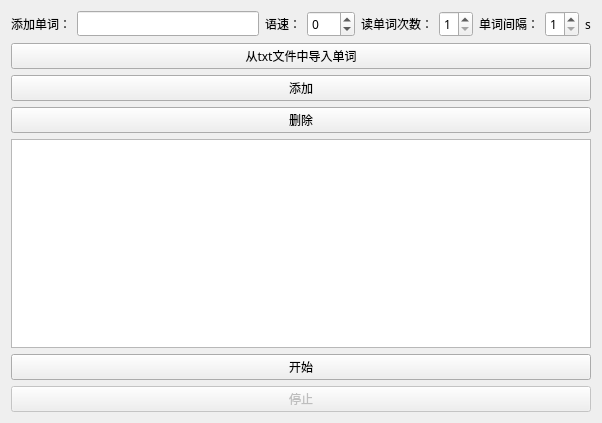
<?xml version="1.0" encoding="UTF-8"?>
<ui version="4.0">
 <class>Widget</class>
 <widget class="QWidget" name="Widget">
  <property name="geometry">
   <rect>
    <x>0</x>
    <y>0</y>
    <width>602</width>
    <height>423</height>
   </rect>
  </property>
  <property name="font">
   <font>
    <family>YaHei Consolas Hybrid</family>
   </font>
  </property>
  <property name="windowTitle">
   <string>ReciteWord</string>
  </property>
  <layout class="QGridLayout" name="gridLayout">
   <item row="0" column="2">
    <widget class="QLabel" name="qsbSpeed">
     <property name="text">
      <string>语速：</string>
     </property>
    </widget>
   </item>
   <item row="2" column="0" colspan="9">
    <widget class="QPushButton" name="btnAddWord">
     <property name="text">
      <string>添加</string>
     </property>
    </widget>
   </item>
   <item row="0" column="8">
    <widget class="QLabel" name="label_2">
     <property name="text">
      <string>s</string>
     </property>
    </widget>
   </item>
   <item row="5" column="0" colspan="9">
    <widget class="QPushButton" name="btnStart">
     <property name="text">
      <string>开始</string>
     </property>
    </widget>
   </item>
   <item row="3" column="0" colspan="9">
    <widget class="QPushButton" name="btnDeleteWord">
     <property name="text">
      <string>删除</string>
     </property>
    </widget>
   </item>
   <item row="6" column="0" colspan="9">
    <widget class="QPushButton" name="btnStop">
     <property name="enabled">
      <bool>false</bool>
     </property>
     <property name="text">
      <string>停止</string>
     </property>
    </widget>
   </item>
   <item row="0" column="4">
    <widget class="QLabel" name="label_3">
     <property name="text">
      <string>读单词次数：</string>
     </property>
    </widget>
   </item>
   <item row="0" column="1">
    <widget class="QLineEdit" name="qleAddWord"/>
   </item>
   <item row="0" column="0">
    <widget class="QLabel" name="qsbSpeed_2">
     <property name="text">
      <string>添加单词：</string>
     </property>
    </widget>
   </item>
   <item row="0" column="7">
    <widget class="QSpinBox" name="spEveryWord">
     <property name="minimum">
      <number>1</number>
     </property>
     <property name="maximum">
      <number>8</number>
     </property>
    </widget>
   </item>
   <item row="4" column="0" colspan="9">
    <widget class="QTableWidget" name="tableWidget"/>
   </item>
   <item row="0" column="6">
    <widget class="QLabel" name="label">
     <property name="text">
      <string>单词间隔：</string>
     </property>
    </widget>
   </item>
   <item row="0" column="5">
    <widget class="QSpinBox" name="spReadTimes">
     <property name="minimum">
      <number>1</number>
     </property>
     <property name="maximum">
      <number>4</number>
     </property>
    </widget>
   </item>
   <item row="0" column="3">
    <widget class="QSpinBox" name="spSpeedVoice">
     <property name="minimum">
      <number>-50</number>
     </property>
     <property name="maximum">
      <number>100</number>
     </property>
    </widget>
   </item>
   <item row="1" column="0" colspan="9">
    <widget class="QPushButton" name="btnAddbyTxt">
     <property name="text">
      <string>从txt文件中导入单词</string>
     </property>
    </widget>
   </item>
  </layout>
 </widget>
 <layoutdefault spacing="6" margin="11"/>
 <resources/>
 <connections>
  <connection>
   <sender>btnAddWord</sender>
   <signal>clicked()</signal>
   <receiver>Widget</receiver>
   <slot>AddWord()</slot>
   <hints>
    <hint type="sourcelabel">
     <x>381</x>
     <y>20</y>
    </hint>
    <hint type="destinationlabel">
     <x>213</x>
     <y>175</y>
    </hint>
   </hints>
  </connection>
  <connection>
   <sender>btnStart</sender>
   <signal>clicked()</signal>
   <receiver>Widget</receiver>
   <slot>ReadWord()</slot>
   <hints>
    <hint type="sourcelabel">
     <x>213</x>
     <y>259</y>
    </hint>
    <hint type="destinationlabel">
     <x>213</x>
     <y>140</y>
    </hint>
   </hints>
  </connection>
  <connection>
   <sender>btnDeleteWord</sender>
   <signal>clicked()</signal>
   <receiver>Widget</receiver>
   <slot>DeleteWord()</slot>
   <hints>
    <hint type="sourcelabel">
     <x>269</x>
     <y>78</y>
    </hint>
    <hint type="destinationlabel">
     <x>269</x>
     <y>215</y>
    </hint>
   </hints>
  </connection>
  <connection>
   <sender>btnStop</sender>
   <signal>clicked()</signal>
   <receiver>Widget</receiver>
   <slot>StopRead()</slot>
   <hints>
    <hint type="sourcelabel">
     <x>300</x>
     <y>401</y>
    </hint>
    <hint type="destinationlabel">
     <x>300</x>
     <y>211</y>
    </hint>
   </hints>
  </connection>
  <connection>
   <sender>btnAddbyTxt</sender>
   <signal>clicked()</signal>
   <receiver>Widget</receiver>
   <slot>AddByTxt()</slot>
   <hints>
    <hint type="sourcelabel">
     <x>300</x>
     <y>48</y>
    </hint>
    <hint type="destinationlabel">
     <x>300</x>
     <y>211</y>
    </hint>
   </hints>
  </connection>
 </connections>
 <slots>
  <slot>AddWord()</slot>
  <slot>ReadWord()</slot>
  <slot>DeleteWord()</slot>
  <slot>StopRead()</slot>
  <slot>AddByTxt()</slot>
 </slots>
</ui>
